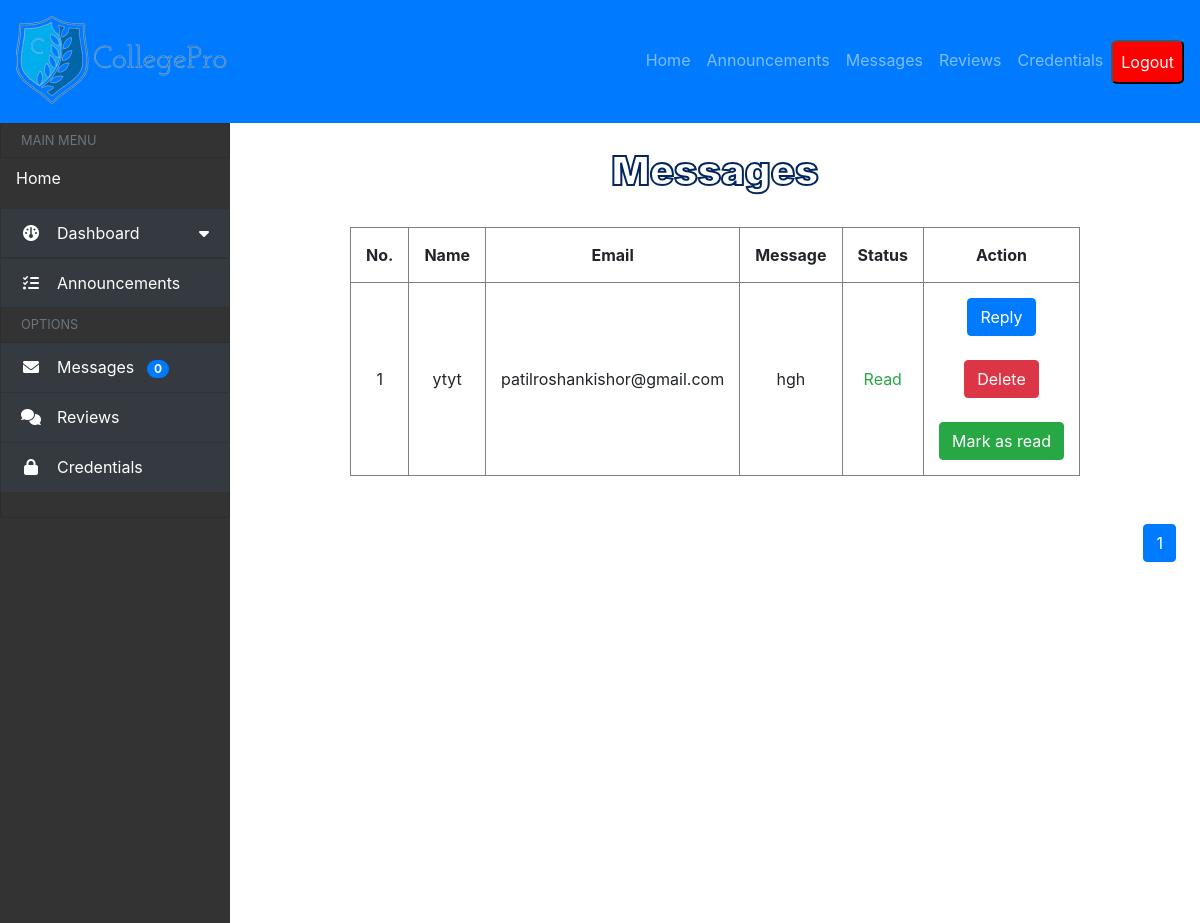
The page /adminpanel/messages/ (signed in) on the database its author committed.
### allmessages/models.py (models this page shows)
class allmessages(models.Model):
        name=models.CharField(max_length=2000)
        email=models.EmailField(max_length=200)
        message=models.TextField()
        read=models.BooleanField(default=False)

### CollegeManagement/views.py (the view)
# urls.py: path('adminpanel/messages/', views.messages,name="messages"),
def messages(request):
    if 'admin_user' not in request.session:
        return redirect('loginform')
    if request.method == "GET" and 'id' in request.GET:
        msg_id = request.GET.get('id')
        msg = get_object_or_404(allmessages, id=msg_id)
        msg.read = True
        msg.save()
    if request.method == "POST" and 'id' in request.POST:
        msg_id = request.POST.get('id')
        msg = get_object_or_404(allmessages, id=msg_id)
        msg.delete()
    messages=allmessages.objects.all().order_by("read")
    paginator = Paginator(messages, 5)  # Show 5 messages per page
    page = request.GET.get('page')
    try:
        messages = paginator.page(page)
    except PageNotAnInteger:
        messages = paginator.page(1)
    except EmptyPage:
        messages = paginator.page(paginator.num_pages)
    data={'messages':messages,'title':'All Messages'}
    return render(request,"admin2/messages.html",data)

### allmessages/context_processors.py (called while the page is built)
def unread_messages_count(request):
    unread_count = allmessages.objects.filter(read=False).count()
    return {'unread_count': unread_count}

### templates/admin2/messages.html (shortened to what this page needs)
{% load static %}
{% include 'admin2/header.html'%}
<div class="col p-4" style="overflow-y: auto;">
    <center>
        <h1 class="main-title">Messages</h1>
    </center>
    <br>
    <center>
        <table border="all">
            <tr>
                <th>No.</th>
                <th>Name</th>
                <th>Email</th>
                <th>Message</th>
                <th>Status</th>
                <th>Action</th>
            </tr>
            {% if messages %}
            {% for i in messages %}
            <tr>
                <td>{{ forloop.counter }}</td>
                <td>{{ i.name }}</td>
                <td>{{ i.email }}</td>
                <td>{{ i.message }}</td>
                {% if not i.read %}
                <td class="text-danger">Unread</td>
                {% else %}
                <td class="text-success">Read</td>
                {% endif %}
                <td>
                    <a href="{% url 'replymessage' i.id %}"><button class="btn btn-primary">Reply</button></a>
                    <br><br>
                    <form class="delete-form" action="{% url 'messages' %}" method="POST">
                        <button class="btn btn-danger" type="submit">Delete</button>
                    </form>
                    <br>
                    <form action="{% url 'messages' %}" method="GET">
                        <button class="btn btn-success" type="submit">Mark as read</button>
                    </form>
                </td>
            </tr>
            {% endfor %}
            {% else %}
            <tr>
                <td colspan="6">No Messages Found</td>
            </tr>
            {% endif %}
        </table>
    </center>
    <br><br>
    <nav aria-label="Page navigation example">
        <ul class="pagination justify-content-end">
            {% for num in messages.paginator.page_range %}
            {% if messages.number == num %}
            <li class="page-item active"><span class="page-link">{{ num }}</span></li>
            {% else %}
            <li class="page-item"><a class="page-link" href="?page={{ num }}">{{ num }}</a></li>
            {% endif %}
            {% endfor %}
        </ul>
    </nav>
</div>
</div>
</body>
</html>

### static/style/style2.css (style rules this page uses)
.main-title { font-weight: 900; color: #fff; -webkit-text-fill-color: #fff; -webkit-text-stroke: 2px #03265e; }

### templates/admin2/messages.html (style rules this page uses)
td, th { padding: 15px; text-align: center; }

### rows shown on the page
allmessages: name "ytyt", email "patilroshankishor@gmail.com", message "hgh", read "Read"

### other values the page prints
{{ unread_count }} "0"
{{ num }} "1"
